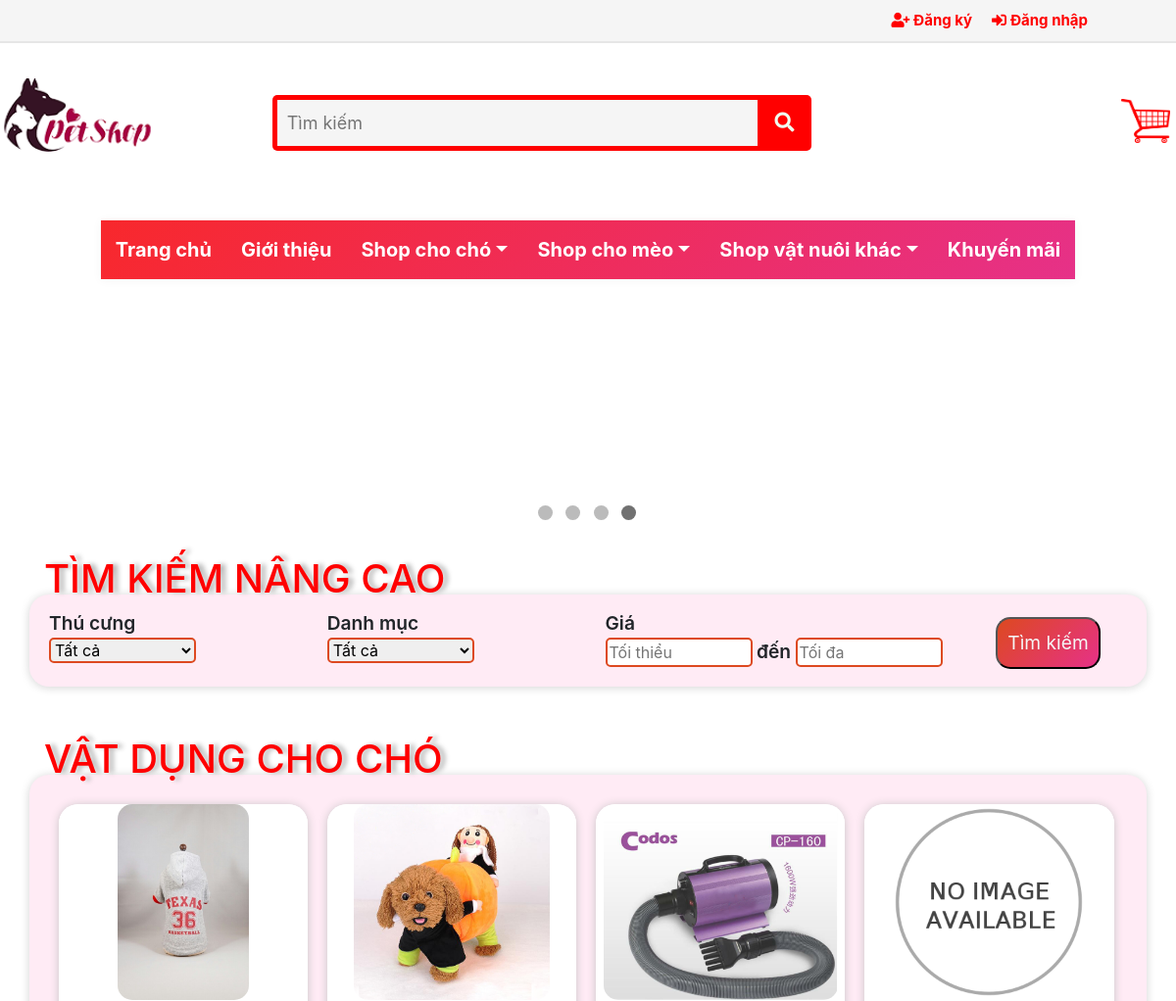
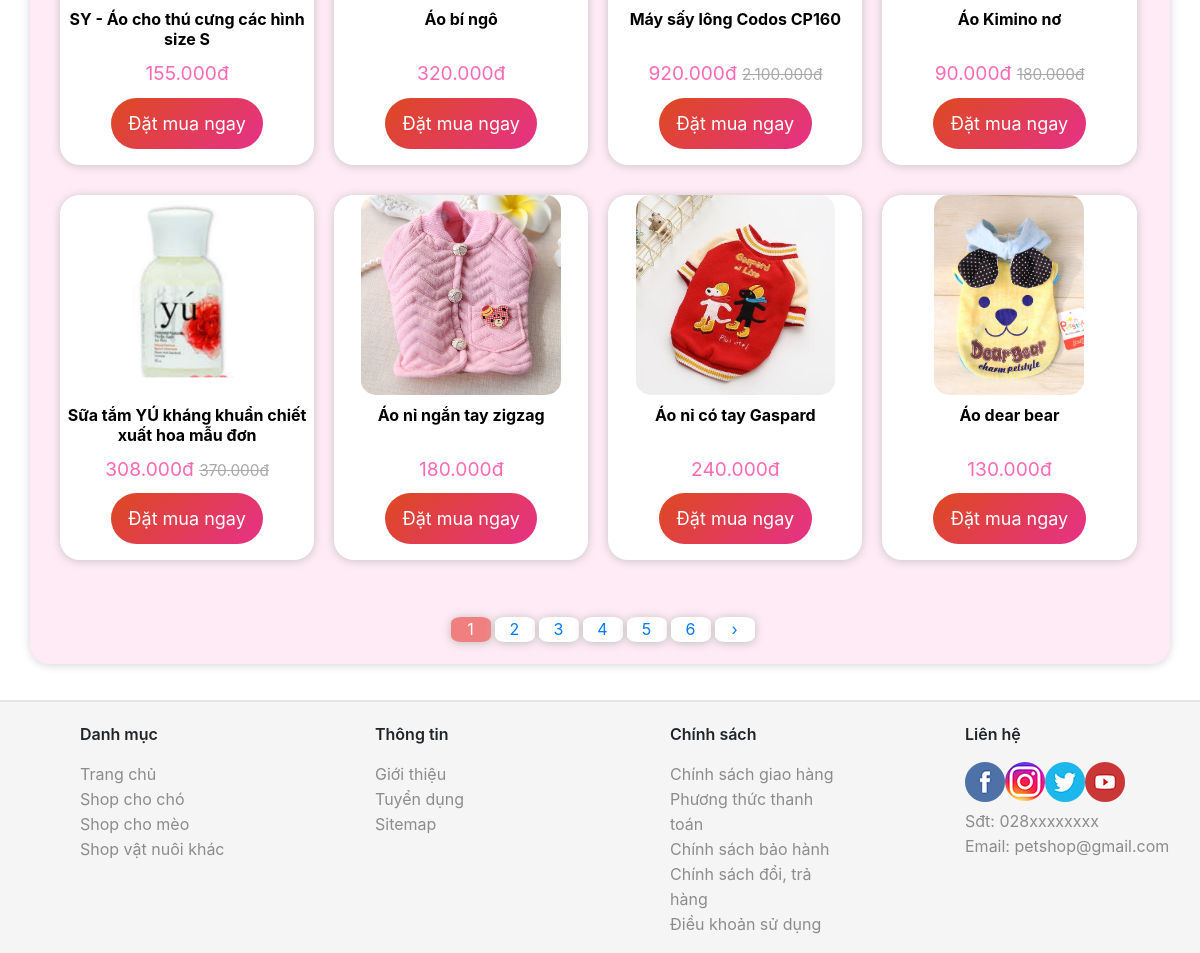
Page /index.php?site=cho&menu=2&page=1 on the committed database (2 pictures, top to bottom).
### tables this page shows
CREATE TABLE `sp_dv_tl` (
  `masp` varchar(10) NOT NULL,
  `madv` varchar(10) NOT NULL,
  `matl` varchar(10) NOT NULL
);

CREATE TABLE `sanpham` (
  `masp` varchar(10) NOT NULL COMMENT 'mã sản phẩm',
  `tensp` varchar(100) NOT NULL COMMENT 'tên sản phẩm',
  `hinhanh` varchar(255) NOT NULL DEFAULT 'No_image_available.png' COMMENT 'hình ảnh',
  `soluong` int(11) NOT NULL COMMENT 'số lượng tồn kho',
  `giatien` double NOT NULL COMMENT 'đơn giá',
  `mota` longtext NOT NULL COMMENT 'mô tả',
  `xoa` int(1) NOT NULL DEFAULT '0'
);

CREATE TABLE `spkhuyenmai` (
  `masp` varchar(10) NOT NULL COMMENT 'mã sản phẩm',
  `giakhuyenmai` double NOT NULL COMMENT 'giá khuyến mãi'
);

### ProductsPerPage.inc (called while the page is built)
<?php
    $productsPerPage = 8;
    $pageNum = 1;
    if(isset($_GET['page']))
    {
        $pageNum = $_GET['page'];
    }
    $offset = ($pageNum - 1) * $productsPerPage;
?>

### db.inc (called while the page is built, shortened)
<?php
   	$databaseName = "petshop";
?>

### DataProvider.php (called while the page is built, shortened)
<?php
class DataProvider
{
	public static function executeQuery($sql)
	{
		include ('db.inc');
		include_once('error.inc');
		if (!($connection = mysqli_connect($hostName, $username, $password)))
			die ("couldn't connect to localhost");
		if (!($result = mysqli_query($connection,  $sql)))
			showError();
		return $result;
	}
}
?>

### cho.php (the view, shortened to what this page needs)
<?php
    require 'DataProvider.php';
    require 'ProductsPerPage.inc';
?>
<div>
    <h1 class="title-background">
        <span class="title">
            <?php
            $title = "Sản phẩm cho chó";
            if(isset($_GET['menu']))
            {
                if($_GET['menu'] == 2)
                    $title = "Vật dụng cho chó";
            }
            echo $title;
            ?>
        </span>
    </h1>
     <div class="container">
         <div id="sp">
             <?php
                $sql = "SELECT sp.*, sdt.madv, sdt.matl, km.giakhuyenmai FROM sanpham as sp JOIN sp_dv_tl as sdt ON sp.masp = sdt.masp LEFT JOIN spkhuyenmai AS km ON sp.masp = km.masp WHERE xoa=0 AND madv='dog'";
                if (isset($_GET['menu']))
                {
                    if($_GET['menu'] == 2)
                        $sql = $sql . " AND matl='stuff'";
                }
                $sql = $sql . " LIMIT $offset, $productsPerPage";
                $result = DataProvider::executeQuery($sql);
                while ($row = mysqli_fetch_array($result))
                {
                    echo "<form class='form_sp'>";
                    echo "<div class='sanpham'>";
                    echo "  <a href='index.php?site=SanPham&masp=".$row["masp"]."' class='p-img'><img src='images/sanpham/". $row["hinhanh"] ."'  onerror=\"this.src='../images/sanpham/No_image_available.png'\" /></a>";
                    echo "  <a href='index.php?site=SanPham&masp=".$row["masp"]."' class='p-name'>". $row["tensp"] ."</a>";
                    if($row["giakhuyenmai"] === NULL){
                        echo "  <p class='gia'>". number_format($row["giatien"], 0, ',', '.') ."đ</p>";
                    }
                    else
                    {
                        echo "  <p class='gia'>";
                        echo "  "   . number_format($row["giakhuyenmai"], 0, ',', '.') ."đ";
                        echo "      <span class='giacu'>". number_format($row["giatien"], 0, ',', '.') ."đ</span>";
                        echo "  </p>";
                    }
                    if($row["soluong"] == 0){
                        echo "  <p><button class='shop-item-button hethang' disabled>Tạm hết hàng</button></p>";
                    }
                    else{
                        echo "<p><input name='masp' type='hidden' value='". $row["masp"] ."'>";
                        echo "<button type='submit' class='shop-item-button'>";
                        echo        "Đặt mua ngay";
                        echo "</button></p>";
                    }
                    echo "</div>";
                    echo "</form>";
                }
            ?>
        </div>
        <?php
            include('pagination.php');
        ?>
    </div>
</div>

### css/Main.css (style rules this page uses)
.Main .title-background { padding: 30px 50px 0 30px; margin-bottom: -8px; }
.Main .title { color: red; text-shadow: 5px 0 5px #B8B8B8; padding: 5px; text-transform: uppercase; }
.Main .container { margin: 0 40px 20px 20px; background-color: #FFEBF5; box-shadow: 0 1px 10px #D3D3D3; border-radius: 20px; padding: 15px 15px 20px 20px; }
.Main .sanpham { width: 23%; text-align: center; margin: 15px 10px; box-shadow: 0 1px 10px #C7C4C5; border-radius: 20px; background-color: white; }
.sanpham a { color: black; }
.Main .sanpham .p-img { display: block; width: 100%; height: 200px; line-height: 200px; background-color: white; border-radius: 20px 20px 0 0; }
.Main .sanpham img { max-width: 100%; max-height: 100%; vertical-align: middle; margin-bottom: 3.5px; border-radius: 15px; }
.Main .sanpham .p-name { display: block; text-decoration: none; font-weight: bold; height: 40px; margin: 10px 0; font-size: 100%; line-height: 20px; }
.Main div.sanpham { float: left; }
.Main .gia { color: hotpink; font-size: 120%; margin: 10px; margin-top: 0px; }
.Main .giacu { margin-top: 0px; text-decoration: line-through; font-size: 80%; color: darkgrey; }
.Main .sanpham button { border: none; padding: 12px; color: white; background-image: linear-gradient(135deg, #DD4920, #e63188); text-align: center; cursor: pointer; width: 60%; font-size: 18px; border-radius: 30px; }

### index.php (style rules this page uses)
* { box-sizing:border-box; -moz-box-sizing:border-box; -webkit-box-sizing:border-box; }
html { scroll-behavior: smooth; }
body { margin:0; padding: 0; }
html, body { cursor:url('http://www.snazzyspace.com/cursorsfolder/dog-paw.png'), auto; }

### rows in the picture
sp_dv_tl: masp.hinhanh (picture), masp.tensp "SY - Áo cho thú cưng các hình size S", masp.giatien "155.000"
sp_dv_tl: masp.hinhanh (picture), masp.tensp "Áo bí ngô", masp.giatien "320.000"
sanpham: hinhanh (picture), tensp "Máy sấy lông Codos CP160", spkhuyenmai.giakhuyenmai "920.000", giatien "2.100.000"
sanpham: shows a picture, tensp "Áo Kimino nơ", spkhuyenmai.giakhuyenmai "90.000", giatien "180.000"
sanpham: hinhanh (picture), tensp "Sữa tắm YÚ kháng khuẩn chiết xuất hoa mẫu đơn", spkhuyenmai.giakhuyenmai "308.000", giatien "370.000"
sp_dv_tl: masp.hinhanh (picture), masp.tensp "Áo nỉ ngắn tay zigzag", masp.giatien "180.000"
sp_dv_tl: masp.hinhanh (picture), masp.tensp "Áo nỉ có tay Gaspard", masp.giatien "240.000"
sp_dv_tl: masp.hinhanh (picture), masp.tensp "Áo dear bear", masp.giatien "130.000"

### other values in the picture
$title "VẬT DỤNG CHO CHÓ"
